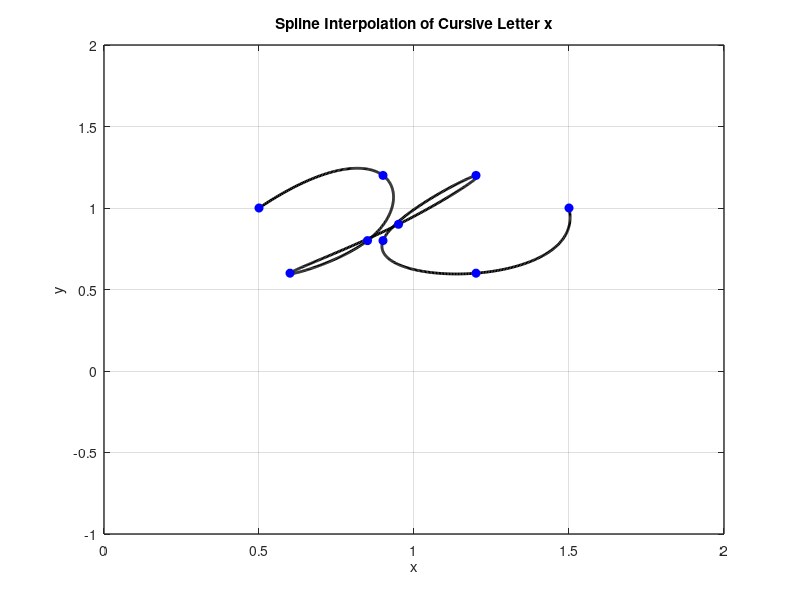

The MATLAB source for this figure:
x = [0.5 0.9 0.85 0.6 0.95 1.2 0.9 1.2 1.5];
y = [1 1.2 0.8 0.6 0.9 1.2 0.8 0.6 1];

n = length(x);
t = 0:n-1; % Parametric coordinate t
tt = 0:0.01:n-1; % More dense coordinate tt for spline interpolation

% Compute spline interpolation
xx = spline(t, x, tt);
yy = spline(t, y, tt);

% Plot settings
figure(1)
plot(xx, yy, 'k', 'LineWidth', 2) % plot spline
hold on
plot(x, y, 'bo', 'MarkerFaceColor', 'b') % plot data points
axis([0 2 -1 2])
grid on
title('Spline Interpolation of Cursive Letter x')
xlabel('x')
ylabel('y')
set(gca, 'FontSize', 10, 'LineWidth', 1)
grid on